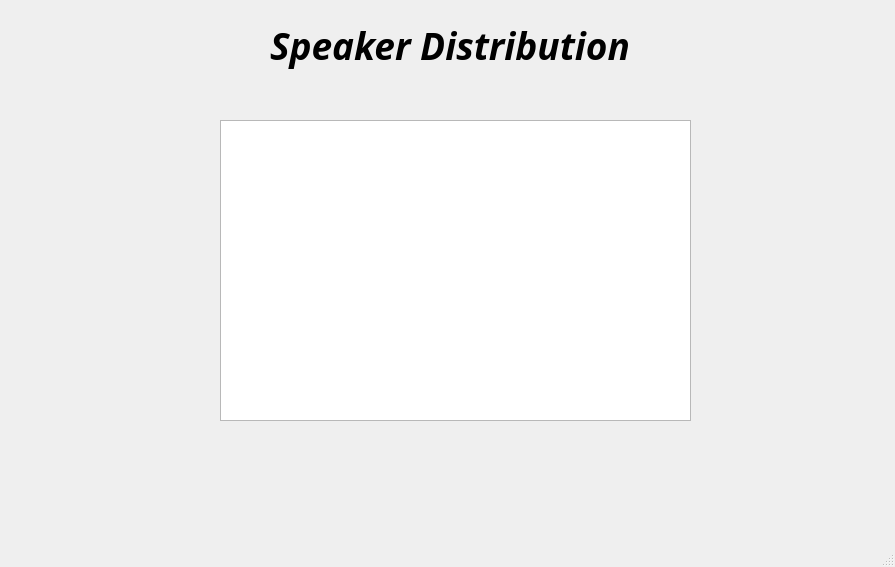
<?xml version="1.0" encoding="UTF-8"?>
<ui version="4.0">
 <class>SpeakerDistributionWindow</class>
 <widget class="QMainWindow" name="SpeakerDistributionWindow">
  <property name="geometry">
   <rect>
    <x>0</x>
    <y>0</y>
    <width>895</width>
    <height>567</height>
   </rect>
  </property>
  <property name="windowTitle">
   <string>MainWindow</string>
  </property>
  <widget class="QWidget" name="centralwidget">
   <widget class="QLabel" name="label">
    <property name="geometry">
     <rect>
      <x>270</x>
      <y>20</y>
      <width>391</width>
      <height>51</height>
     </rect>
    </property>
    <property name="font">
     <font>
      <family>Perpetua</family>
      <pointsize>28</pointsize>
      <weight>75</weight>
      <italic>true</italic>
      <bold>true</bold>
     </font>
    </property>
    <property name="text">
     <string>Speaker Distribution</string>
    </property>
   </widget>
   <widget class="QGraphicsView" name="graphicsView">
    <property name="geometry">
     <rect>
      <x>220</x>
      <y>120</y>
      <width>471</width>
      <height>301</height>
     </rect>
    </property>
   </widget>
  </widget>
  <widget class="QMenuBar" name="menubar">
   <property name="geometry">
    <rect>
     <x>0</x>
     <y>0</y>
     <width>895</width>
     <height>26</height>
    </rect>
   </property>
  </widget>
  <widget class="QStatusBar" name="statusbar"/>
 </widget>
 <resources/>
 <connections/>
</ui>
